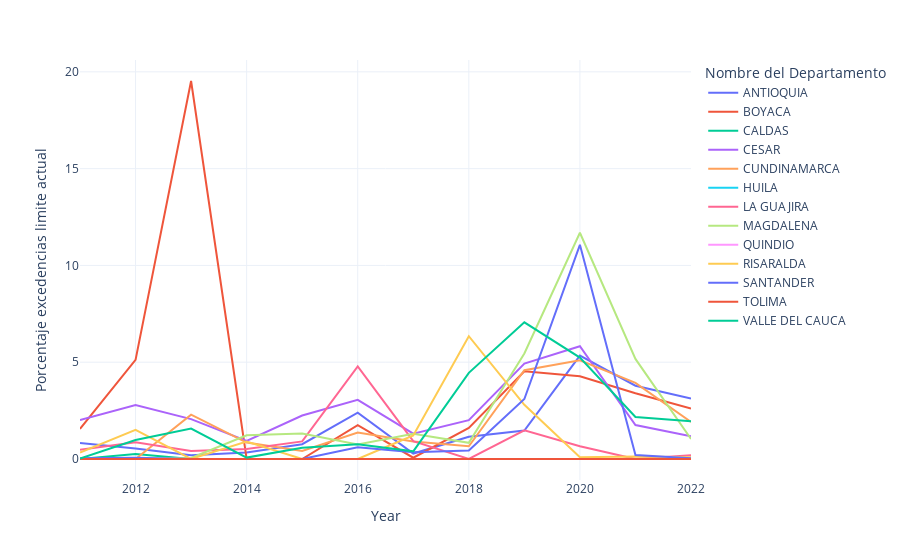

The cell this chart's notebook holds for it:
### Markdown cell above
Contrario a lo esperado, **el año 2020 —en medio de las restricciones por la pandemia de COVID-19— fue el de mayor porcentaje de excedencias a nivel nacional (5.33%)**. Este hallazgo contrasta con la narrativa global de mejoría ambiental durante los confinamientos, lo que sugiere la influencia de otros factores como condiciones meteorológicas desfavorables, continuidad de actividades industriales esenciales, y posible aumento en el uso de combustibles domésticos. Esto refuerza la idea de que la calidad del aire no depende únicamente del tránsito vehicular, sino de un conjunto complejo de variables urbanas, económicas y climáticas.

### Code cell
#Agrupamos por año y calculamos el promedio general de excedencias por departamento, sin importar el contaminante
excedencias_por_dep = df_contaminantes.groupby(['Year', 'Nombre del Departamento'])['Porcentaje excedencias limite actual'].mean().reset_index()

# Graficamos los porcentajes de excedencias por año y departamento, sin importar el contaminante
lista_municipios = excedencias_por_dep['Nombre del Departamento'].unique()
grafica = excedencias_por_dep.query("`Nombre del Departamento` in @lista_municipios")
fig = px.line(grafica, x="Year", y="Porcentaje excedencias limite actual", color='Nombre del Departamento', template='plotly_white')
fig.show()

### Figure 1 — Plotly figure (JSON) as saved in the notebook; plotly's stock layout.template omitted (floating-point values rounded to 4 significant figures)
{"data": [{"hovertemplate": "Nombre del Departamento=ANTIOQUIA<br>Year=%{x}<br>Porcentaje excedencias limite actual=%{y}<extra></extra>", "legendgroup": "ANTIOQUIA", "line": {"color": "#636efa", "dash": "solid"}, "marker": {"symbol": "circle"}, "mode": "lines", "name": "ANTIOQUIA", "orientation": "v", "showlegend": true, "type": "scatter", "x": [2011, 2012, 2013, 2014, 2015, 2016, 2017, 2018, 2019, 2020, 2021, 2022], "xaxis": "x", "y": [0.821, 0.5397, 0.1952, 0.3339, 0.7661, 2.391, 0.2817, 1.146, 1.469, 5.338, 3.785, 3.123], "yaxis": "y"}, {"hovertemplate": "Nombre del Departamento=BOYACA<br>Year=%{x}<br>Porcentaje excedencias limite actual=%{y}<extra></extra>", "legendgroup": "BOYACA", "line": {"color": "#EF553B", "dash": "solid"}, "marker": {"symbol": "circle"}, "mode": "lines", "name": "BOYACA", "orientation": "v", "showlegend": true, "type": "scatter", "x": [2011, 2012, 2013, 2014, 2015, 2016, 2017, 2018, 2019, 2020, 2021, 2022], "xaxis": "x", "y": [1.552, 5.119, 19.53, 0.0, 0.0, 1.75, 0.06583, 1.603, 4.533, 4.27, 3.401, 2.612], "yaxis": "y"}, {"hovertemplate": "Nombre del Departamento=CALDAS<br>Year=%{x}<br>Porcentaje excedencias limite actual=%{y}<extra></extra>", "legendgroup": "CALDAS", "line": {"color": "#00cc96", "dash": "solid"}, "marker": {"symbol": "circle"}, "mode": "lines", "name": "CALDAS", "orientation": "v", "showlegend": true, "type": "scatter", "x": [2011, 2012, 2013, 2014, 2015, 2016, 2017, 2018, 2019, 2020, 2021, 2022], "xaxis": "x", "y": [0.0, 0.26, 0.0, 0.0, 0.0, 0.0, 0.0, 0.0, 0.0, 0.0, 0.0, 0.0], "yaxis": "y"}, {"hovertemplate": "Nombre del Departamento=CESAR<br>Year=%{x}<br>Porcentaje excedencias limite actual=%{y}<extra></extra>", "legendgroup": "CESAR", "line": {"color": "#ab63fa", "dash": "solid"}, "marker": {"symbol": "circle"}, "mode": "lines", "name": "CESAR", "orientation": "v", "showlegend": true, "type": "scatter", "x": [2011, 2012, 2013, 2014, 2015, 2016, 2017, 2018, 2019, 2020, 2021, 2022], "xaxis": "x", "y": [2.011, 2.783, 2.061, 0.937, 2.247, 3.055, 1.311, 2.005, 4.931, 5.827, 1.757, 1.177], "yaxis": "y"}, {"hovertemplate": "Nombre del Departamento=CUNDINAMARCA<br>Year=%{x}<br>Porcentaje excedencias limite actual=%{y}<extra></extra>", "legendgroup": "CUNDINAMARCA", "line": {"color": "#FFA15A", "dash": "solid"}, "marker": {"symbol": "circle"}, "mode": "lines", "name": "CUNDINAMARCA", "orientation": "v", "showlegend": true, "type": "scatter", "x": [2011, 2012, 2013, 2014, 2015, 2016, 2017, 2018, 2019, 2020, 2021, 2022], "xaxis": "x", "y": [0.0, 0.0, 2.293, 0.848, 0.415, 1.364, 0.8998, 0.6604, 4.588, 5.101, 3.93, 1.913], "yaxis": "y"}, {"hovertemplate": "Nombre del Departamento=HUILA<br>Year=%{x}<br>Porcentaje excedencias limite actual=%{y}<extra></extra>", "legendgroup": "HUILA", "line": {"color": "#19d3f3", "dash": "solid"}, "marker": {"symbol": "circle"}, "mode": "lines", "name": "HUILA", "orientation": "v", "showlegend": true, "type": "scatter", "x": [2011, 2012, 2013, 2014, 2015, 2016, 2017, 2018, 2019, 2020, 2021, 2022], "xaxis": "x", "y": [0.0, 0.0, 0.0, 0.0, 0.0, 0.0, 0.0, 0.0, 0.0, 0.0, 0.0, 0.0], "yaxis": "y"}, {"hovertemplate": "Nombre del Departamento=LA GUAJIRA<br>Year=%{x}<br>Porcentaje excedencias limite actual=%{y}<extra></extra>", "legendgroup": "LA GUAJIRA", "line": {"color": "#FF6692", "dash": "solid"}, "marker": {"symbol": "circle"}, "mode": "lines", "name": "LA GUAJIRA", "orientation": "v", "showlegend": true, "type": "scatter", "x": [2011, 2012, 2013, 2014, 2015, 2016, 2017, 2018, 2019, 2020, 2021, 2022], "xaxis": "x", "y": [0.4775, 0.8672, 0.4144, 0.5112, 0.9081, 4.778, 0.9185, 0.0, 1.478, 0.655, 0.0, 0.1962], "yaxis": "y"}, {"hovertemplate": "Nombre del Departamento=MAGDALENA<br>Year=%{x}<br>Porcentaje excedencias limite actual=%{y}<extra></extra>", "legendgroup": "MAGDALENA", "line": {"color": "#B6E880", "dash": "solid"}, "marker": {"symbol": "circle"}, "mode": "lines", "name": "MAGDALENA", "orientation": "v", "showlegend": true, "type": "scatter", "x": [2011, 2012, 2013, 2014, 2015, 2016, 2017, 2018, 2019, 2020, 2021, 2022], "xaxis": "x", "y": [0.0, 0.0, 0.055, 1.228, 1.321, 0.7446, 1.304, 0.8372, 5.454, 11.69, 5.169, 1.032], "yaxis": "y"}, {"hovertemplate": "Nombre del Departamento=QUINDIO<br>Year=%{x}<br>Porcentaje excedencias limite actual=%{y}<extra></extra>", "legendgroup": "QUINDIO", "line": {"color": "#FF97FF", "dash": "solid"}, "marker": {"symbol": "circle"}, "mode": "lines", "name": "QUINDIO", "orientation": "v", "showlegend": true, "type": "scatter", "x": [2011, 2012, 2013, 2014, 2015, 2016, 2017, 2018, 2019, 2020, 2021, 2022], "xaxis": "x", "y": [0.0, 0.0, 0.0, 0.0, 0.0, 0.0, 0.0, 0.0, 0.0, 0.0, 0.0, 0.0], "yaxis": "y"}, {"hovertemplate": "Nombre del Departamento=RISARALDA<br>Year=%{x}<br>Porcentaje excedencias limite actual=%{y}<extra></extra>", "legendgroup": "RISARALDA", "line": {"color": "#FECB52", "dash": "solid"}, "marker": {"symbol": "circle"}, "mode": "lines", "name": "RISARALDA", "orientation": "v", "showlegend": true, "type": "scatter", "x": [2011, 2012, 2013, 2014, 2015, 2016, 2017, 2018, 2019, 2020, 2021, 2022], "xaxis": "x", "y": [0.334, 1.507, 0.0, 0.9, 0.0, 0.0, 1.22, 6.343, 2.797, 0.094, 0.1256, 0.087], "yaxis": "y"}, {"hovertemplate": "Nombre del Departamento=SANTANDER<br>Year=%{x}<br>Porcentaje excedencias limite actual=%{y}<extra></extra>", "legendgroup": "SANTANDER", "line": {"color": "#636efa", "dash": "solid"}, "marker": {"symbol": "circle"}, "mode": "lines", "name": "SANTANDER", "orientation": "v", "showlegend": true, "type": "scatter", "x": [2011, 2012, 2013, 2014, 2015, 2016, 2017, 2018, 2019, 2020, 2021, 2022], "xaxis": "x", "y": [0.03783, 0.0608, 0.0, 0.0, 0.0, 0.605, 0.345, 0.4415, 3.1, 11.07, 0.2096, 0.03654], "yaxis": "y"}, {"hovertemplate": "Nombre del Departamento=TOLIMA<br>Year=%{x}<br>Porcentaje excedencias limite actual=%{y}<extra></extra>", "legendgroup": "TOLIMA", "line": {"color": "#EF553B", "dash": "solid"}, "marker": {"symbol": "circle"}, "mode": "lines", "name": "TOLIMA", "orientation": "v", "showlegend": true, "type": "scatter", "x": [2011, 2012, 2013, 2014, 2015, 2016, 2017, 2018, 2019, 2020, 2021, 2022], "xaxis": "x", "y": [0.0, 0.0, 0.0, 0.0, 0.0, 0.0, 0.0, 0.0, 0.0, 0.0, 0.0, 0.0], "yaxis": "y"}, {"hovertemplate": "Nombre del Departamento=VALLE DEL CAUCA<br>Year=%{x}<br>Porcentaje excedencias limite actual=%{y}<extra></extra>", "legendgroup": "VALLE DEL CAUCA", "line": {"color": "#00cc96", "dash": "solid"}, "marker": {"symbol": "circle"}, "mode": "lines", "name": "VALLE DEL CAUCA", "orientation": "v", "showlegend": true, "type": "scatter", "x": [2011, 2012, 2013, 2014, 2015, 2016, 2017, 2018, 2019, 2020, 2021, 2022], "xaxis": "x", "y": [0.02187, 0.9809, 1.576, 0.07242, 0.5864, 0.7674, 0.3969, 4.45, 7.062, 5.239, 2.172, 1.945], "yaxis": "y"}], "layout": {"legend": {"title": {"text": "Nombre del Departamento"}, "tracegroupgap": 0}, "margin": {"t": 60}, "xaxis": {"anchor": "y", "domain": [0, 1], "title": {"text": "Year"}}, "yaxis": {"anchor": "x", "domain": [0, 1], "title": {"text": "Porcentaje excedencias limite actual"}}}}
